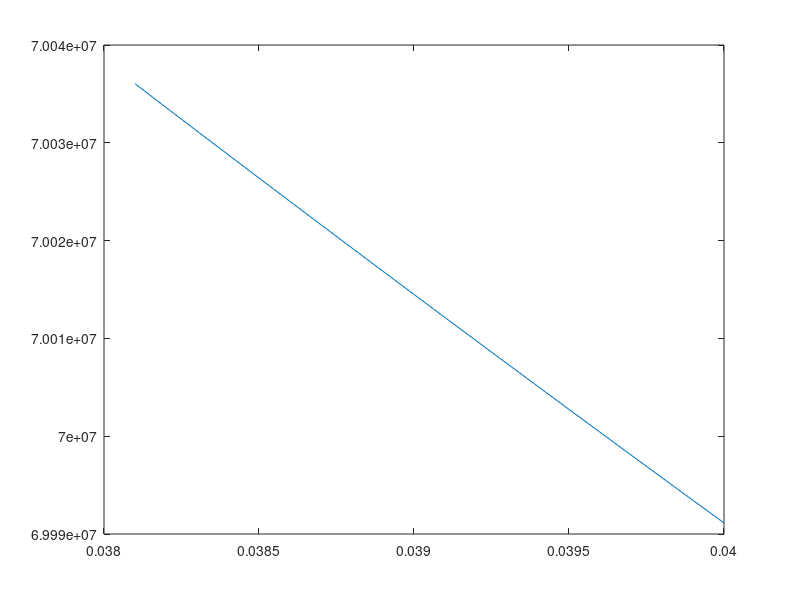

The MATLAB source for this figure:
clear;clc;clf

r_1 = 0.0381; %[m]
r_2 = 0.04; %[m]
k_steel = 14.6; %k of steel
h = 342.1531; %h is a normally a complex function. It is assumed to be a constant here
%h is evaluated at 0.18 kg/s, 80 C
k_insulation = 0.206 + (7.702e-4)* 80; %evauluated at 80 C
r_insulation_thickness = 0.05;
R_insul = (log((r_insulation_thickness+r_2)/r_2))/(k_insulation);
U = R_insul^-1;
V_total = (r_2^2 - r_1^2)*pi*2;
S = 10000/(V_total); %This should be the volumetric source rate (W/m3). 
T_fluid = 80;
T_air = 20;

A = [((1/(r_1*h) + log(r_1))) 1; ((1/(r_2*U)+log(r_2))) 1];
B = [(-S*r_1/2*h) + (-S*(r_1^2)/4*k_steel) - T_fluid;
    (-S*r_2/2*U) + (-S*(r_2^2)/4*k_steel) - T_air
    ];
C = A\-B;
temp_profile = @(r) (-S.*(r.^2)./(4.*k_steel)) + C(1).*log(r) + C(2);
r_profile = linspace(r_1,r_2,20);

plot(r_profile,temp_profile(r_profile))

